Frame 1 (no input): blank canvas, image omitted
Frame 60 (the mouse pressed at the canvas centre just before this capture): blank canvas, image omitted
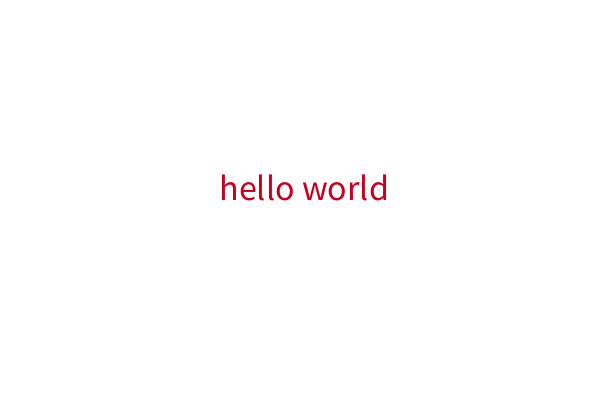
Frame 120 (the mouse held since frame 60 and released just before this capture)

The Processing sketch whose frames 1 and 60 were blank and that drew this single picture after the mouse press (run headless with seeded random() and noise(); from frame 60 on, the mouse is pressed at the canvas centre):

// Processing sketch: Hello_world
// ── Hello_world.pde
void setup() {
  size(600, 400);
}

void draw() {
   background(255, 255, 255);
   fill(200, 0, 30);
   String message = "hello world";
   textSize(36);
   float textW = textWidth(message);
   text(message, mouseX-textW*0.48, mouseY);
   
}
